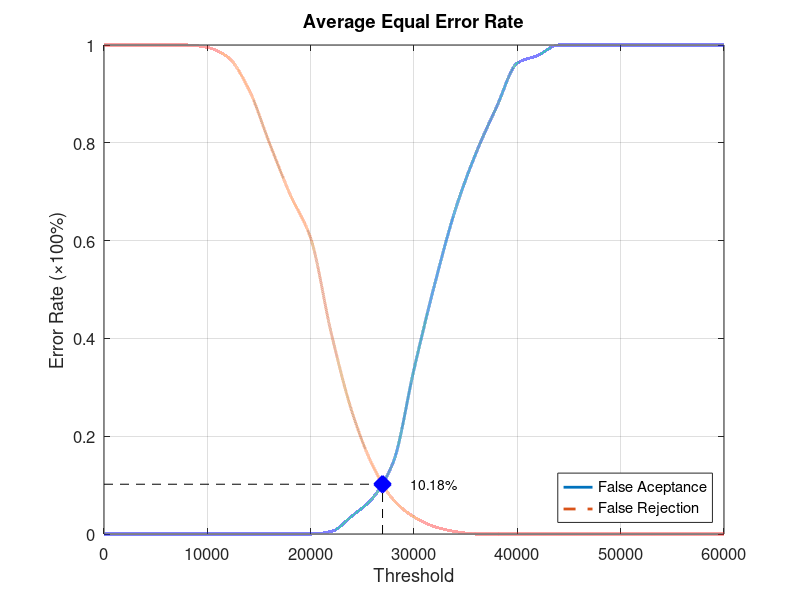
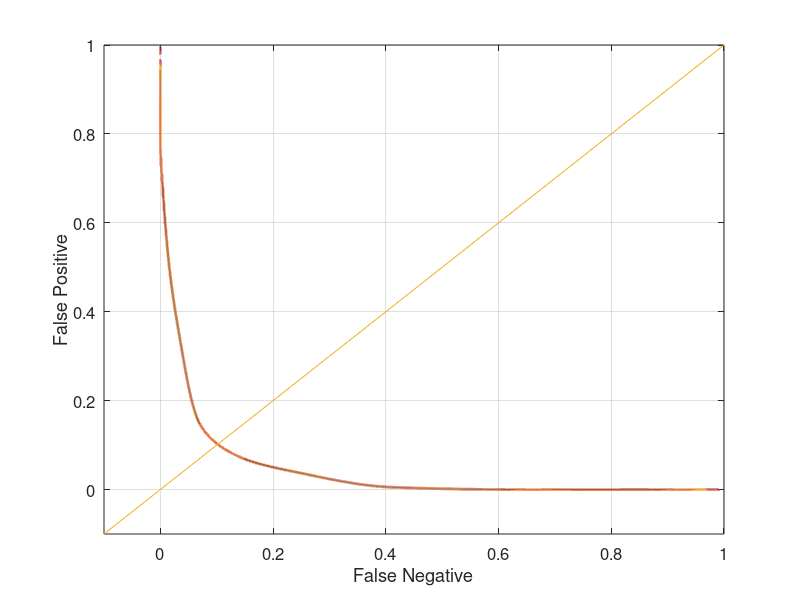

MATLAB code for these plots, in order:
function yEER = Database2_3
close all;
clear;
clc;
x = 0:2000:60000;
xq = 0:0.5:60000;

y0 = [0 0 0 0 0 0 0 0 0 0 0 0.00526316 0.0368421 0.0736842 0.147368 0.336842 0.510526 0.663158 0.778947 0.873684 0.963158 0.978947 1 1 1 1 1 1 1 1 1];
yy0 = interp1(x, y0, xq, 'pchip');
y1 = [1 1 1 1 1 0.995 0.975 0.91 0.8 0.695 0.605 0.41 0.25 0.14 0.07 0.035 0.015 0.005 0 0 0 0 0 0 0 0 0 0 0 0 0];
yy1 = interp1(x, y1, xq, 'pchip');

% Calculating EER: 
y2 = abs(y0 - y1);
find(y2 == min(y2))
yy2 = abs(yy0 - yy1);
xEER = find(yy2 == min(yy2));
xEERIndex = xq(xEER) % X-axis EER
yEER = yy0(xEER) % Y-axis EER

main = figure
plot(xq, yy0,'-','LineWidth', 2);	hold on
plot(xq, yy1,'--','LineWidth', 2);	hold on
plot([xEERIndex xEERIndex], [0 yEER], 'k--');	hold on
plot([0 xEERIndex], [yEER yEER], 'k--');	hold on
plot(xEERIndex, yEER, 'bx', 'LineWidth', 10);	hold on
text(xEERIndex + 10 * xEERIndex / 100, yEER, [num2str(round((10000 * yEER)) / 100) '%'])
legend('False Aceptance', 'False Rejection', 'Location', 'SouthEast')
xlabel('Threshold')
ylabel('Error Rate (\times100%)')
title('Average Equal Error Rate')
set(gca, 'FontSize', 12)
axis([0 60000 0 1])
grid on

print(main, 'Database2_3Main', '-dpng');
FNRxFPR = figure('Color', [1 1 1]);
plot(yy1, yy0, '-', yy1, yy0, 'LineWidth', 2);
hold on
y = -0.1:0.1:1
plot(y, y); 
set(gca, 'FontSize', 12)
xlabel('False Negative')
ylabel('False Positive')
axis([-0.1 1 -0.1 1])
set(gca, 'FontSize', 12)
grid on

print(FNRxFPR, 'Database2_3FNRxFPR','-dpng');
end
